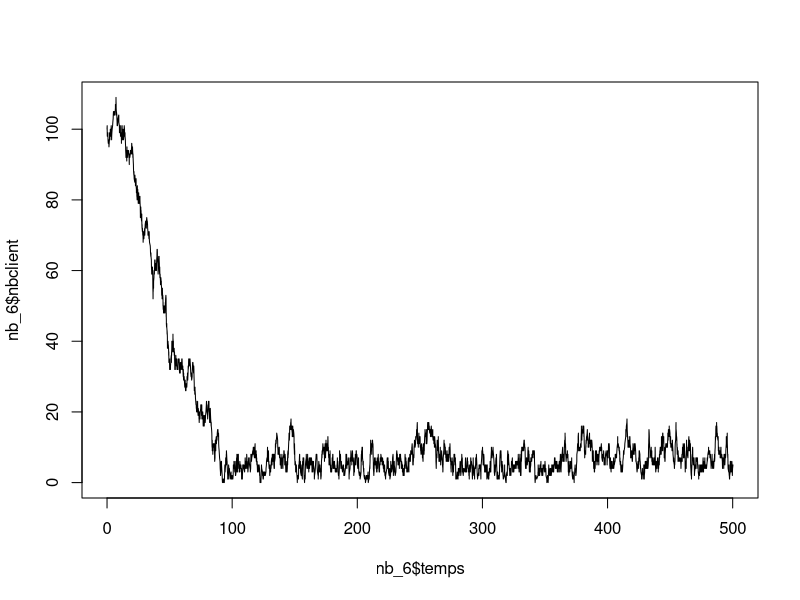
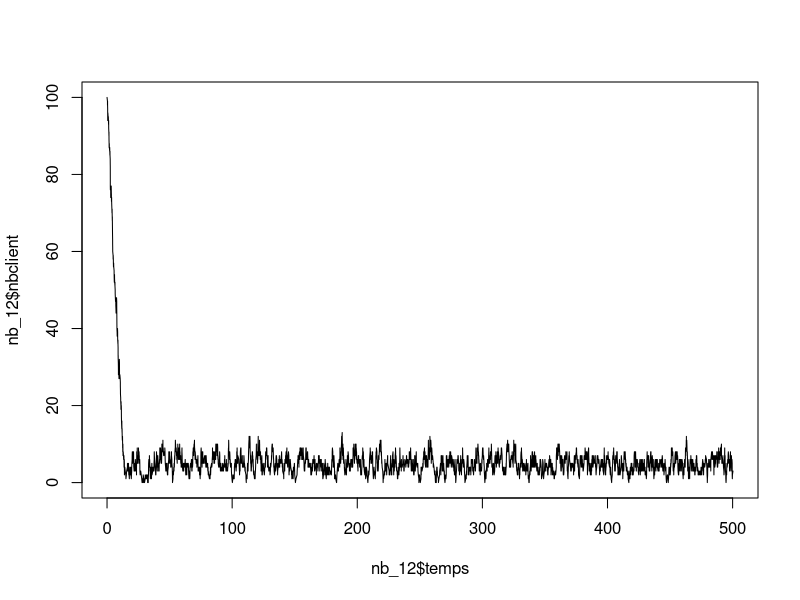
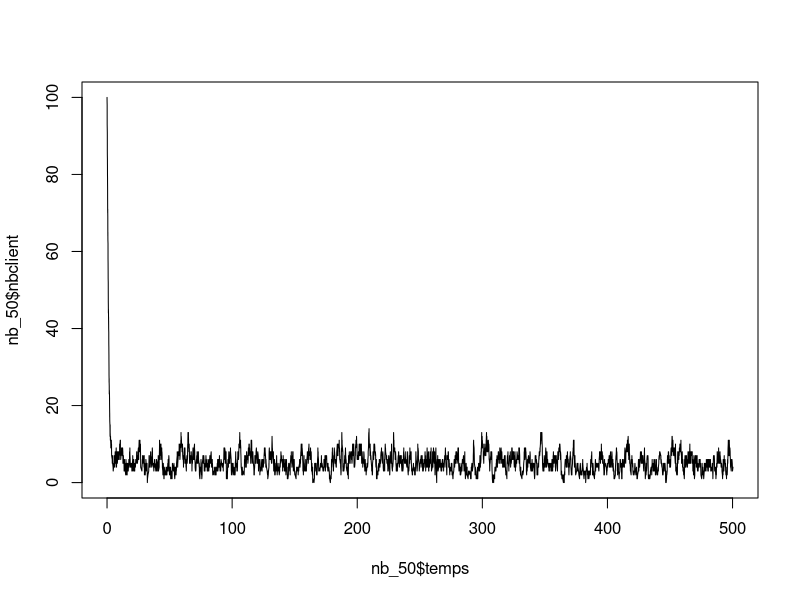
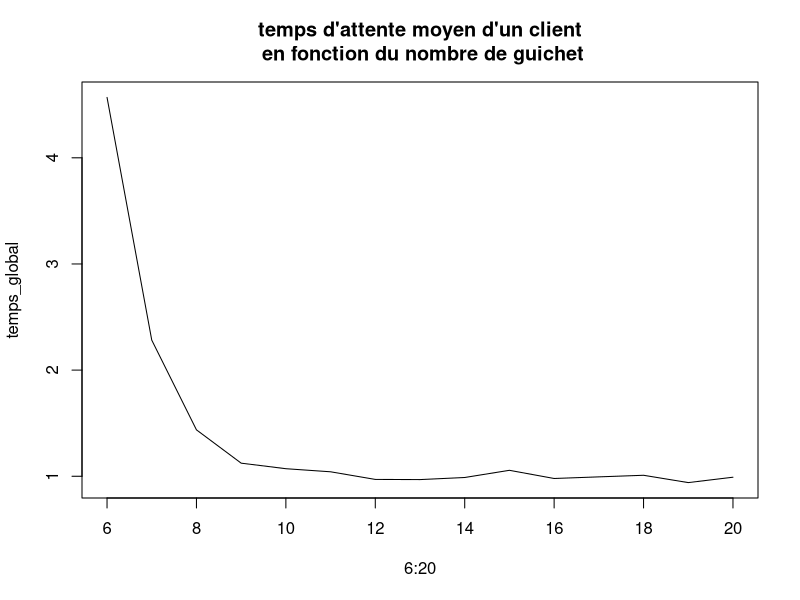
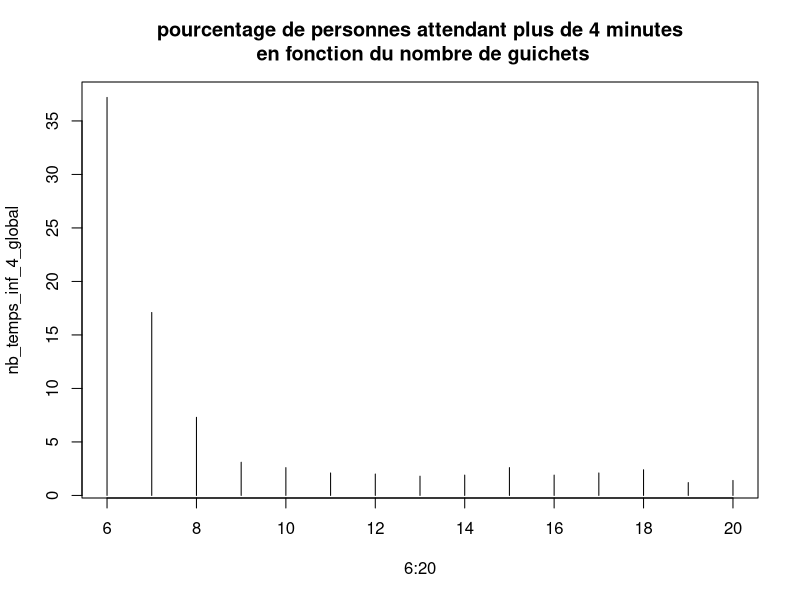

These figures' R source, in order:
# Projet de processus stochastiques
# Sujet : Optimalite du nombre guichets
# Binome : BRUNO Celine, DEZE Florian
# Les notations dans le code seront les suivantes:
# Mu : Parametre d'une loi exponentielle mesurant le temps de service d'un guichet
# Lambda : Parametre d'intensite d'un processus de Poisson mesurant l'arrivees des clients
# s : le nombre de guichet
# X : le nombre de clients dans le systeme au temps t
# PI0 : correspond a la mesure stationnaire de X au temps t=0
# LambdaN : parametre correspondant au temps de sejour du processus X au temps t>=0, a l'etat n

################################ QUESTION 1 ################################
	#Fonction

	# Le calcul de PI0 peut etre decoupe en deux sous-parties
	PI0Part1 = function(s,lambda,Mu){
  	res=0
  	for(k in 0:(s-1)){
    	res=res+(1/factorial(k))*((lambda/Mu)**k)
  	}
  	return (res)
	}

	PI0Part2 = function(s,lambda,Mu){
  	res=(1/factorial(s))*((lambda/Mu)**s)*((s*Mu)/(s*Mu-lambda))
  	return (res)
	}

	# Calcul de l'esperance de X au temps t
	Esperance= function(lambda,Mu,X,s){
  		(lambda/Mu)+X*(1/factorial(s))*((lambda/Mu)**s)*(lambda/(Mu*s))*(1/(1-(lambda/(Mu*s)))**2)
	}

	# fonction de mesure du nombre de client en fonction du temps dans le systeme avec s guichet
   	filedattente=function(Temp,n,lambda,Mu,s){
     nbC=c()
     time=c()
     nbclient=round(n)
     nbC=c(nbC,nbclient)
     time=c(time,0)
     x=lambda+min(nbclient,s)*Mu
     t=rexp(1,x)
     while(t<Temp){
       U=runif(1,0,1)
       if(U<(lambda/x)){nbclient=nbclient+1}
       else {nbclient=nbclient-1}
       x=lambda+min(nbclient,s)*Mu
       t=t+rexp(1,x)
       nbC=c(nbC,nbclient)
       time=c(time,t)
     }
     return(list("nbclient"=nbC, "temps"=time))
   	}

	#calcul

	# lambdaN=lambda+min(s*Mu,n*Mu)
	# PI0=1/(PI0Part1(s,lambda,Mu)+PI0Part2(s,lambda,Mu))
	# EsperancePI=Esperance(lambda,Mu,PI0,s)

	# 1.1 Etude de cas pertinents des parametre Mu et Lambda

    #CAS 1 : Mu*S > lambda
    lambda=4
    Mu=4
    s=4
    n=5
    lambdaN=lambda+min(s*Mu,n*Mu)
    PI0=1/(PI0Part1(s,lambda,Mu)+PI0Part2(s,lambda,Mu))
    EsperancePI=Esperance(lambda,Mu,PI0,s)
  
    #CAS 2 : s*Mu >> lambda
    lambda=4
    Mu=10
    s=10
    n=5
    lambdaN=lambda+min(s*Mu,n*Mu)
    PI0=1/(PI0Part1(s,lambda,Mu)+PI0Part2(s,lambda,Mu))
    EsperancePI=Esperance(lambda,Mu,PI0,s)
   
    #CAS 3: s*Mu > lambda mais tres proche
    lambda=7
    Mu=4
    s=2
    n=5
    lambdaN=lambda+min(s*Mu,n*Mu)
    PI0=1/(PI0Part1(s,lambda,Mu)+PI0Part2(s,lambda,Mu))
    EsperancePI=Esperance(lambda,Mu,PI0,s)
   
	# 1.2 Etude la stabilite du systeme en fonction du nombre de guichet s
	# Nous prendrons Lambda=5 et Mu=1 pour le reste des exemples de la question 1 et pour la question 2
	# Le nombre minimum de guichet est de 6
   
    lambda=5
    Mu=1
   
    # CAS 1 : 6 guichets
    s=6

    PI0=1/(PI0Part1(s,lambda,Mu)+PI0Part2(s,lambda,Mu))
    n=Esperance(lambda,Mu,PI0,s)
    nb_6=filedattente(500,100,lambda,Mu,s)
   
    plot("y"=nb_6$nbclient,"x"=nb_6$temps,type="l")
   
    # CAS 2 : 12 guichets
    s=12
   
    PI0=1/(PI0Part1(s,lambda,Mu)+PI0Part2(s,lambda,Mu))
    n=Esperance(lambda,Mu,PI0,s)
    nb_12=filedattente(500,100,lambda,Mu,s)
   
    plot("y"=nb_12$nbclient,"x"=nb_12$temps,type="l")
   
    # CAS 3 : 50 guichets
    s=50
   
    PI0=1/(PI0Part1(s,lambda,Mu)+PI0Part2(s,lambda,Mu))
    n=Esperance(lambda,Mu,PI0,s)
    nb_50=filedattente(500,100,lambda,Mu,s)
   
    plot("y"=nb_50$nbclient,"x"=nb_50$temps,type="l")


   
################################ QUESTION 2 ################################
	# FONCTION
	
	# fonction permettant le suivi d'une personne dans une file d'attente
	# Retourne le temps t passe par cette personne
	file_dattente_personne_unique= function(n,Mu,s){
          t = 0
          # temps avant d'arriver au guichet
          t = t + sum(rexp(max(0, n-s) , Mu))
          # temps passe au guichet
          t = t + rexp(1, Mu)
          
          return (t)
        }
    
    # fonction qui simule et calcul le nombre de personne presente dans la file d'attente
    PI_calcul_discret=function(lambda,mu,PI0,s){
        U=runif(1,0,1)
        indice=0
        p=0
        while(p<U){
          if(indice<s)
            p=p+(1/factorial(indice))*((lambda/mu)**indice)*PI0
          else
            p=p+(1/factorial(s))*((lambda/mu)**s)*((lambda/(Mu*s))**(indice-s))*PI0
          indice=indice+1 
        }
        return(indice)
      }

	# But : on cherche pour combien de guichet on a moins de 5% des personnes avec un temps d'attentes de 4 minutes
	#		on veut minimiser le nombre  guichet
	
	# Parametre de la simulation:
	# nb_simulation : nombre de simulation du temps d'attente d'une personne dans la file avec un nombre de guichet fixe
	# temps : correspond a l'incrementation du temps d'attente d'une personne dans une file pour un nombre de guichet fixe
	# temps_global : vecteur regroupant les temps moyens (temps/1000) d'attente en fonction du nombre de guichet s
	# nb_temps_inf_4 : variable comptant le nombre de personnes parmis les nb_simulation qui attendent plus de 4 mminutes
	# nb_temps_inf_4_global : vecteur contenant le pourcentage de personnes attendant plus de 4 minutes en fonction du nombre guichets s

    lambda=5
    mu=1
    nb_simulation=1000
    
    temps_global=c()
    nb_temps_inf_4_global=c()
    # On test avec un nombre de guichet allant de 6 a 20
    for (i in 6:20){
      s=i
      PI0=1/(PI0Part1(s,lambda,mu)+PI0Part2(s,lambda,mu))
      temps=0
      nb_temps_inf_4=0
      for(k in 1:nb_simulation){
        x=PI_calcul_discret(lambda,mu,PI0,s)
        tmp= file_dattente_personne_unique(x,mu,s)
        temps=temps+tmp
        if (tmp>4)
        	nb_temps_inf_4=nb_temps_inf_4+1
      }
      temps_global=c(temps_global,temps/nb_simulation)#moyenne des temps
      nb_temps_inf_4_global=c(nb_temps_inf_4_global,nb_temps_inf_4*100/nb_simulation)
    }
    
    #graphique montrant le temps d'attente moyen d'un client en fonction du nombre de guichet
    plot("y"=temps_global,"x"=6:20,type="l", main="temps d'attente moyen d'un client\n en fonction du nombre de guichet")
    
    #graphique montrant le pourcentage de personne attendant plus de 4 minutes
    #dans une file d'attente en fonction du nombre de guichets s
    plot("y"=nb_temps_inf_4_global,"x"=6:20,type="h", main="pourcentage de personnes attendant plus de 4 minutes\n en fonction du nombre de guichets")

	#le resultat attendu semble etre entre 8 et 10 guichets
    print(nb_temps_inf_4_global[3])
	print(nb_temps_inf_4_global[4])
	print(nb_temps_inf_4_global[5])